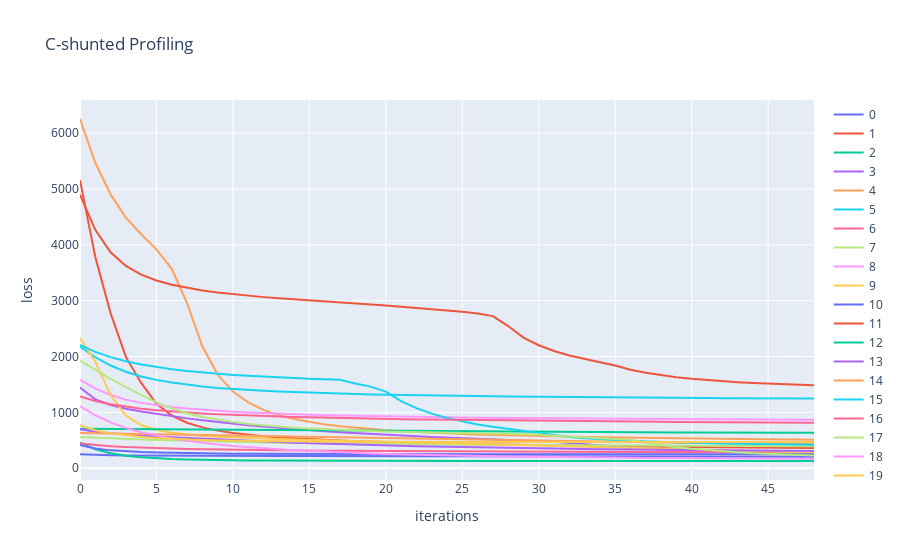

Source (notebook cell):
### Code cell
plotCompare(arange(iterations),Losses,'C-shunted Profiling','iterations','loss')
